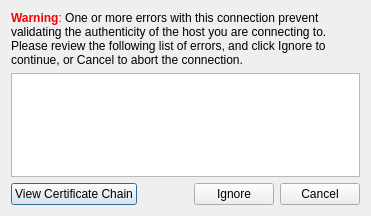
<?xml version="1.0" encoding="UTF-8"?>
<ui version="4.0">
 <class>sslerrors</class>
 <widget class="QDialog" name="sslerrors">
  <property name="geometry">
   <rect>
    <x>0</x>
    <y>0</y>
    <width>371</width>
    <height>216</height>
   </rect>
  </property>
  <property name="windowTitle">
   <string>Unable To Validate The Connection</string>
  </property>
  <layout class="QVBoxLayout" name="verticalLayout">
   <item>
    <widget class="QLabel" name="label">
     <property name="text">
      <string>&lt;html&gt;&lt;head&gt;&lt;meta name=&quot;qrichtext&quot; content=&quot;1&quot; /&gt;&lt;style type=&quot;text/css&quot;&gt;
p, li { white-space: pre-wrap; }
&lt;/style&gt;&lt;/head&gt;&lt;body style=&quot; font-family:'Sans Serif'; font-size:9pt; font-weight:400; font-style:normal;&quot;&gt;
&lt;p style=&quot; margin-top:0px; margin-bottom:0px; margin-left:0px; margin-right:0px; -qt-block-indent:0; text-indent:0px;&quot;&gt;&lt;span style=&quot; font-weight:600; color:#ff0000;&quot;&gt;Warning&lt;/span&gt;&lt;span style=&quot; color:#ff0000;&quot;&gt;:&lt;/span&gt;&lt;span style=&quot; color:#000000;&quot;&gt; One or more errors with this connection prevent validating the authenticity of the host you are connecting to. Please review the following list of errors, and click &lt;/span&gt;&lt;span style=&quot; color:#000000;&quot;&gt;Ignore&lt;/span&gt;&lt;span style=&quot; color:#000000;&quot;&gt; to continue, or &lt;/span&gt;&lt;span style=&quot; color:#000000;&quot;&gt;Cancel&lt;/span&gt;&lt;span style=&quot; color:#000000;&quot;&gt; to abort the connection.&lt;/span&gt;&lt;/p&gt;&lt;/body&gt;&lt;/html&gt;</string>
     </property>
     <property name="wordWrap">
      <bool>true</bool>
     </property>
    </widget>
   </item>
   <item>
    <widget class="QListWidget" name="sslErrorList">
     <property name="wordWrap">
      <bool>true</bool>
     </property>
    </widget>
   </item>
   <item>
    <layout class="QHBoxLayout" name="horizontalLayout">
     <item>
      <widget class="QPushButton" name="certificateChainButton">
       <property name="text">
        <string>View Certificate Chain</string>
       </property>
      </widget>
     </item>
     <item>
      <spacer name="horizontalSpacer">
       <property name="orientation">
        <enum>Qt::Horizontal</enum>
       </property>
       <property name="sizeHint" stdset="0">
        <size>
         <width>40</width>
         <height>20</height>
        </size>
       </property>
      </spacer>
     </item>
     <item>
      <widget class="QPushButton" name="pushButton">
       <property name="text">
        <string>Ignore</string>
       </property>
       <property name="autoDefault">
        <bool>false</bool>
       </property>
      </widget>
     </item>
     <item>
      <widget class="QPushButton" name="pushButton_2">
       <property name="text">
        <string>Cancel</string>
       </property>
       <property name="autoDefault">
        <bool>false</bool>
       </property>
      </widget>
     </item>
    </layout>
   </item>
  </layout>
 </widget>
 <layoutdefault spacing="6" margin="11"/>
 <resources/>
 <connections>
  <connection>
   <sender>pushButton</sender>
   <signal>clicked()</signal>
   <receiver>sslerrors</receiver>
   <slot>accept()</slot>
   <hints>
    <hint type="sourcelabel">
     <x>230</x>
     <y>200</y>
    </hint>
    <hint type="destinationlabel">
     <x>188</x>
     <y>206</y>
    </hint>
   </hints>
  </connection>
  <connection>
   <sender>pushButton_2</sender>
   <signal>clicked()</signal>
   <receiver>sslerrors</receiver>
   <slot>reject()</slot>
   <hints>
    <hint type="sourcelabel">
     <x>322</x>
     <y>193</y>
    </hint>
    <hint type="destinationlabel">
     <x>314</x>
     <y>213</y>
    </hint>
   </hints>
  </connection>
 </connections>
</ui>
